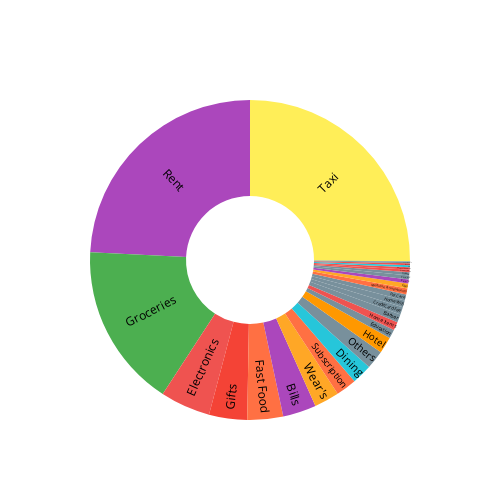

This figure's notebook cell:
### Code cell
def plot_pie_categories(df):
    
    df = df[df["income"] == False] # Keeps only expenses
    df['amount'] = df['amount'].abs() # Transform negative values to positive
    df["category name"] = df.apply(lambda row: row["category name"] if row["subcategory name"] == "" else row["subcategory name"], axis = 1) # Keep subcategory if not empty
    df = df[["category name", "amount", "color"]].groupby(["category name"]).agg({"amount": "sum", "color": "first"}).reset_index() # Group by category name and sum amount
    
    fig = go.Figure(layout = go.Layout(height = 500, width = 500))
    fig.add_trace(go.Pie(labels = df["category name"],
                         values = df["amount"],
                         hoverinfo = "value+percent",
                         #hovertemplate = "<extra>$%{value}</extra> : %{percent}</extra>",
                         hoverlabel = dict(font_size = 15),
                         textinfo = "label",
                         textposition = "inside",
                         insidetextorientation = "radial",
                         insidetextfont = dict(color = "black"),
                         showlegend = False,
                         hole = 0.4,
                         marker = dict(colors = df["color"],)))
    
    return fig

plot_pie_categories(df)

### Figure 1 — Plotly figure (JSON) as saved in the notebook; plotly's stock layout.template omitted (floating-point values rounded to 4 significant figures)
{"data": [{"hole": 0.4, "hoverinfo": "value+percent", "hoverlabel": {"font": {"size": 15}}, "insidetextfont": {"color": "black"}, "insidetextorientation": "radial", "labels": ["Barber", "Beauty", "Bills", "Cleanliness", "Coleccionables", "Credit Card Fee", "Dining", "Education", "Electronics", "Fast Food", "Fee's", "Gas", "Gifts", "Groceries", "Home Items", "Home Wifi", "Hotel", "Legal & Public", "Mail", "Medicine & Suplements", "Others", "Pet Care", "Rent", "Subscription", "Taxes", "Taxi", "Tickets", "Tip", "Wear's"], "marker": {"colors": ["#78909c", "#ef5350", "#ab47bc", "#ef5350", "#ef5350", "#78909c", "#26c6da", "#78909c", "#ef5350", "#ff7043", "#ab47bc", "#ffa726", "#f44336", "#4caf50", "#ef5350", "#78909c", "#ff9800", "#78909c", "#78909c", "#ff7043", "#78909c", "#78909c", "#ab47bc", "#ff7043", "#78909c", "#ffee58", "#78909c", "#26c6da", "#ffa726"]}, "showlegend": false, "textinfo": "label", "textposition": "inside", "type": "pie", "values": [222, 52, 913, 68, 64, 204, 549, 248, 1370, 978.8, 110, 136, 1043, 4492.0, 229, 190, 448, 40, 16, 165, 509, 169, 6565, 567, 104, 6806, 91, 57, 684]}], "layout": {"height": 500, "width": 500}}
